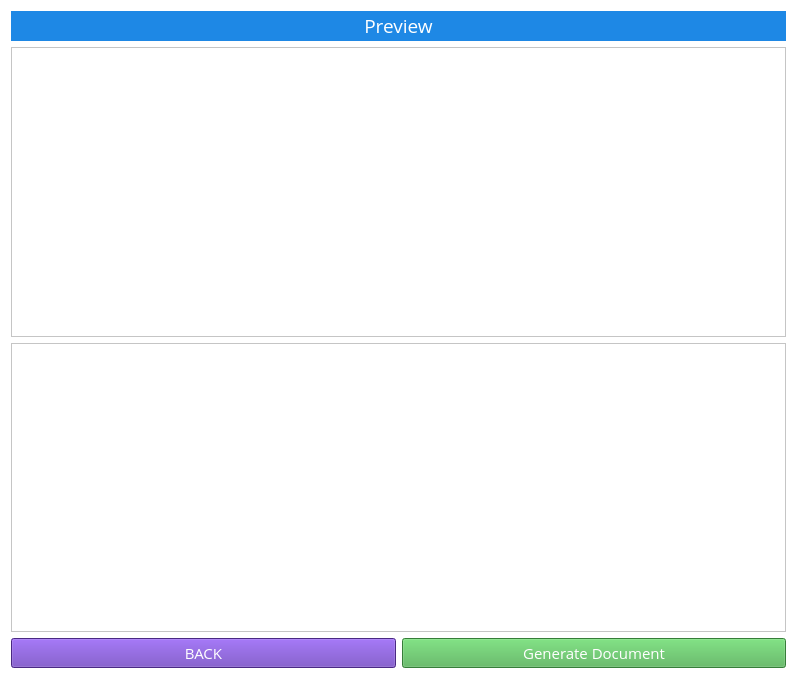
<?xml version="1.0" encoding="UTF-8"?>
<ui version="4.0">
 <class>Form</class>
 <widget class="QWidget" name="Form">
  <property name="geometry">
   <rect>
    <x>0</x>
    <y>0</y>
    <width>797</width>
    <height>679</height>
   </rect>
  </property>
  <property name="windowTitle">
   <string>Form</string>
  </property>
  <property name="styleSheet">
   <string notr="true">background-color: rgb(255, 255, 255);</string>
  </property>
  <layout class="QGridLayout" name="gridLayout">
   <item row="1" column="0">
    <widget class="QTextEdit" name="NarrationPreview">
     <property name="font">
      <font>
       <family>Open Sans</family>
       <pointsize>11</pointsize>
       <stylestrategy>PreferAntialias</stylestrategy>
      </font>
     </property>
    </widget>
   </item>
   <item row="0" column="0">
    <widget class="QLabel" name="label">
     <property name="minimumSize">
      <size>
       <width>0</width>
       <height>30</height>
      </size>
     </property>
     <property name="maximumSize">
      <size>
       <width>16777215</width>
       <height>30</height>
      </size>
     </property>
     <property name="font">
      <font>
       <family>Open Sans</family>
       <pointsize>11</pointsize>
       <stylestrategy>PreferAntialias</stylestrategy>
      </font>
     </property>
     <property name="styleSheet">
      <string notr="true">background-color: rgb(30,136,229);
color: rgb(255, 255, 255);</string>
     </property>
     <property name="text">
      <string>&lt;html&gt;&lt;head/&gt;&lt;body&gt;&lt;p&gt;&lt;span style=&quot; font-size:14pt;&quot;&gt;Preview&lt;/span&gt;&lt;/p&gt;&lt;/body&gt;&lt;/html&gt;</string>
     </property>
     <property name="alignment">
      <set>Qt::AlignCenter</set>
     </property>
    </widget>
   </item>
   <item row="3" column="0">
    <widget class="QWidget" name="widget_2" native="true">
     <property name="maximumSize">
      <size>
       <width>16777215</width>
       <height>30</height>
      </size>
     </property>
     <property name="baseSize">
      <size>
       <width>0</width>
       <height>0</height>
      </size>
     </property>
     <property name="font">
      <font>
       <family>Open Sans</family>
      </font>
     </property>
     <layout class="QGridLayout" name="gridLayout_2">
      <property name="leftMargin">
       <number>0</number>
      </property>
      <property name="topMargin">
       <number>0</number>
      </property>
      <property name="rightMargin">
       <number>0</number>
      </property>
      <property name="bottomMargin">
       <number>0</number>
      </property>
      <item row="0" column="1">
       <widget class="QPushButton" name="Done">
        <property name="sizePolicy">
         <sizepolicy hsizetype="Minimum" vsizetype="Expanding">
          <horstretch>0</horstretch>
          <verstretch>0</verstretch>
         </sizepolicy>
        </property>
        <property name="font">
         <font>
          <family>Open Sans</family>
          <pointsize>11</pointsize>
          <stylestrategy>PreferAntialias</stylestrategy>
         </font>
        </property>
        <property name="styleSheet">
         <string notr="true">background-color: rgb(76,175,80);
color: rgb(255, 255, 255);</string>
        </property>
        <property name="text">
         <string>Generate Document</string>
        </property>
       </widget>
      </item>
      <item row="0" column="0">
       <widget class="QPushButton" name="BacktoRes">
        <property name="sizePolicy">
         <sizepolicy hsizetype="Minimum" vsizetype="Expanding">
          <horstretch>0</horstretch>
          <verstretch>0</verstretch>
         </sizepolicy>
        </property>
        <property name="font">
         <font>
          <family>Open Sans</family>
          <pointsize>11</pointsize>
          <stylestrategy>PreferAntialias</stylestrategy>
         </font>
        </property>
        <property name="styleSheet">
         <string notr="true">background-color:rgb(103,58,183);
color: rgb(255, 255, 255);</string>
        </property>
        <property name="text">
         <string>BACK</string>
        </property>
       </widget>
      </item>
     </layout>
    </widget>
   </item>
   <item row="2" column="0">
    <widget class="QTextEdit" name="ResolutionPreview">
     <property name="font">
      <font>
       <family>Open Sans</family>
       <pointsize>11</pointsize>
       <stylestrategy>PreferAntialias</stylestrategy>
      </font>
     </property>
    </widget>
   </item>
  </layout>
 </widget>
 <resources/>
 <connections/>
</ui>
